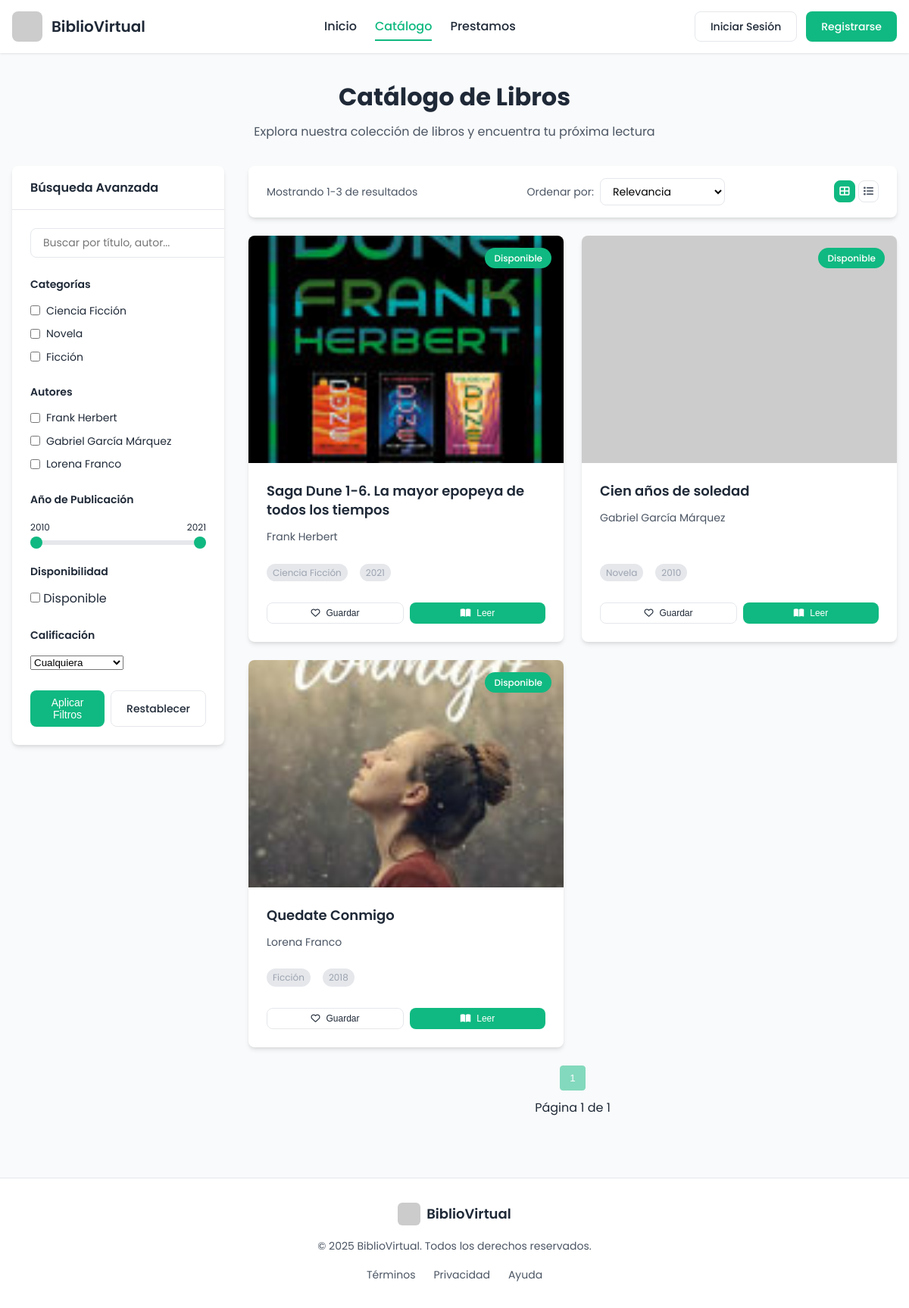
Screenshot of /libros/catalogo/ with the database file from the repository.
### libros/models.py (models this page shows, shortened)
class Genero(models.Model):
    nombre_genero = models.CharField(max_length=100)

class Libro(models.Model):
    titulo = models.CharField(max_length=200)
    autor = models.CharField(max_length=100)
    editorial = models.CharField(max_length=100)
    año_publicacion = models.PositiveIntegerField()
    ISBN = models.CharField(max_length=13, unique=True)
    disponibilidad = models.BooleanField(default=True)
    genero = models.ForeignKey(Genero, on_delete=models.CASCADE)
    existencias = models.PositiveIntegerField(default=1)
    portada = models.ImageField(upload_to='portadas/', null=True, blank=True)
    portada_url = models.URLField(blank=True, null=True)
    def portada_preview(self):
        if self.portada:
            return mark_safe(
                f'<img src="{self.portada.url}" width="120" height="160" style="object-fit: contain; border: 1px solid #ccc;" />')
        elif self.portada_url:  # <--- MUESTRA LA URL SI LA IMAGEN AÚN NO SE HA GUARDADO
            return mark_safe(
                f'<img src="{self.portada_url}" width="120" height="160" style="object-fit: contain; border: 1px solid #ccc;" />')
        return "(Sin portada)"
    portada_preview.short_description = "Vista previa"

### libros/views.py (the view)
# urls.py: path('catalogo/', views.catalogo, name='catalogo'),
def catalogo(request):
    libros = Libro.objects.all()  # Trae todos los libros
    categoria = request.GET.get('categoria')
    autor = request.GET.get('autor')
    anio = request.GET.get('anio')
    disponibilidad = request.GET.get('disponibilidad')
    calificacion = request.GET.get('calificacion')  # Futuro
    rangos = Libro.objects.aggregate(min_anyo=Min('año_publicacion'), max_anyo=Max('año_publicacion'))
    anyo_min = int(request.GET.get('anyo_min', rangos['min_anyo']))
    anyo_max = int(request.GET.get('anyo_max', rangos['max_anyo']))
    query = request.GET.get('q', '')
    if query:
        libros = libros.filter(
            Q(titulo__icontains=query) |
            Q(autor__icontains=query)
        )
    if categoria:
        libros = libros.filter(genero_id=categoria)
    if autor:
        libros = libros.filter(autor__icontains=autor)
    if anyo_min and anyo_max:
        libros = libros.filter(año_publicacion__range=(anyo_min, anyo_max))
    if disponibilidad:
        if disponibilidad == 'disponible':
            libros = libros.filter(disponibilidad=True)
        elif disponibilidad == 'no_disponible':
            libros = libros.filter(disponibilidad=False)
    paginator = Paginator(libros, 12)
    page_number = request.GET.get('page')
    page_obj = paginator.get_page(page_number)
    autores = Libro.objects.values_list('autor', flat=True).distinct()
    categorias_seleccionadas = request.GET.getlist('categoria')
    total_resultados = libros.count()
    generos = Genero.objects.all()  # Para el filtro de categorías
    return render(request, 'libros/catalogo.html', {
        'libros': page_obj,  # <--- CAMBIA 'libros' a 'page_obj'
        'page_obj': page_obj,
        'total_resultados': total_resultados,
        'generos': generos,
        'categorias_seleccionadas': categorias_seleccionadas,
        'autores': autores,
        'autores_seleccionados': request.GET.getlist('autor'),
        'anyo_min': anyo_min,
        'anyo_max': anyo_max,
        'rango_anyos': rangos,
        'query': query,
    })

### libros/templates/libros/catalogo.html (shortened to what this page needs)
{% load static %}
<!DOCTYPE html>
<html lang="es">
<head>
    <link rel="stylesheet" href="{% static 'css/catalogo.css' %}">
    <link rel="stylesheet" href="https://cdnjs.cloudflare.com/ajax/libs/font-awesome/6.4.0/css/all.min.css">
</head>
<body>
    <header class="header">
        <div class="container">
            <div class="logo">
                <img src="https://via.placeholder.com/40/10b981/FFFFFF?text=B" alt="Logo BiblioVirtual">
                <h1>BiblioVirtual</h1>
            </div>
            <nav class="main-nav">
                <ul>
                    <li><a href="{% url 'inicio' %}">Inicio</a></li>
                    <li><a href="{% url 'catalogo' %}" class="active">Catálogo</a></li>
                    <li><a href="{% url 'prestamos:prestamos' %}">Prestamos</a></li>
                </ul>
            </nav>
            <div class="auth-buttons">
            {% if request.user.is_authenticated %}
                <span class="welcome-msg">Bienvenido {{ request.user.username }}</span>
                <form method="post" action="{% url 'logout' %}">
                    {% csrf_token %}
                    <button type="submit" class="btn btn-danger">Cerrar sesión</button>
                </form>
            {% else %}
                <a href="{% url 'login' %}" class="btn btn-outline active">Iniciar Sesión</a>
                <a href="{% url 'registro' %}" class="btn btn-primary">Registrarse</a>
            {% endif %}
            </div>
        </div>
    </header>
    <main>
        <div class="catalog-container">
            <div class="container">
                <div class="catalog-header">
                    <h2>Catálogo de Libros</h2>
                    <p>Explora nuestra colección de libros y encuentra tu próxima lectura</p>
                </div>
                <div class="catalog-layout">
                    <aside class="catalog-filters">
                    <form method="get">
                        <div class="filter-header">
                            <h3>Búsqueda Avanzada</h3>
                        </div>
                        <div class="filters-body" id="filtersBody">
                            <div class="search-box">
                            <form method="get">
                                <input type="text" id="searchInput" name="q" placeholder="Buscar por título, autor..." value="{{ query }}">
                            </form>
                            </div>
                            <div class="filter-group">
                                <h4>Categorías</h4>
                                <div class="filter-options">
                                    {% for genero in generos %}
                                    <label class="filter-option">
                                        <input type="checkbox" name="categoria" value="{{ genero.id }}" {% if genero.id|stringformat:"s" in categorias_seleccionadas %}checked{% endif %}>
                                        <span>{{ genero.nombre_genero }}</span>
                                    </label>
                                    {% endfor %}
                                </div>
                            </div>
                            <div class="filter-group">
                                <h4>Autores</h4>
                                    <div class="filter-options">
                                    {% for autor in autores %}
                                        <label class="filter-option">
                                            <input type="checkbox" name="autor" value="{{ autor }}"
                                                {% if autor in autores_seleccionados %}checked{% endif %}>
                                            <span>{{ autor }}</span>
                                        </label>
                                    {% endfor %}
                                </div>
                            </div>
                            <div class="filter-group">
                                <h4>Año de Publicación</h4>
                                <div class="range-slider">
                                    <div class="range-values">
                                        <span id="yearMin">{{ anyo_min }}</span>
                                        <span id="yearMax">{{ anyo_max }}</span>
                                    </div>
                                    <div class="range-inputs">
                                        <input type="range" name="anyo_max" id="yearMaxRange"
                                            min="{{ rango_anyos.min_anyo }}" max="{{ rango_anyos.max_anyo }}" value="{{ anyo_max }}" class="range">
                                    </div>
                                </div>
                            </div>
                            <div class="filter-group">
                                <h4>Disponibilidad</h4>
                                <label><input type="checkbox" name="disponibilidad" value="disponible" {% if request.GET.disponibilidad == 'disponible' %}checked{% endif %}> Disponible</label>
                            </div>
                            <div class="filter-group">
                                <h4>Calificación</h4>
                                <select name="calificacion_min">
                                    <option value="">Cualquiera</option>
                                </select>
                            </div>
                            <div class="filter-actions">
                                <button type="submit" class="btn btn-primary">Aplicar Filtros</button>
                                <a href="{% url 'catalogo' %}" class="btn btn-outline">Restablecer</a>
                            </div>
                        </div>
                    </form>
                </aside>
                    <div class="catalog-results">
                        <div class="results-header">
                            <div class="results-count">
                                <span>Mostrando {{ page_obj.start_index }}-{{ page_obj.end_index }} de {{ paginator.count }} resultados</span>
                            </div>
                            <div class="results-sort">
                                <label for="sortBy">Ordenar por:</label>
                                <select id="sortBy">
                                    <option value="relevance">Relevancia</option>
                                </select>
                            </div>
                            <div class="view-options">
                                <button class="view-option active" data-view="grid">
                                    <i class="fas fa-th-large"></i>
                                </button>
                                <button class="view-option" data-view="list">
                                    <i class="fas fa-list"></i>
                                </button>
                            </div>
                        </div>
                        <div class="books-grid" id="booksContainer">
                        {% for libro in libros %}
                        <a href="{% url 'detalle_libro' libro.id %}" class="book-card-link" style="text-decoration: none; color: inherit;">
                            <div class="book-card">
                                <div class="book-cover">
                                    {% if libro.portada %}
                                        <img src="{{ libro.portada.url }}" alt="{{ libro.titulo }}">
                                    {% else %}
                                        <img src="https://via.placeholder.com/120x160?text=Sin+Portada" alt="Sin portada">
                                    {% endif %}
                                    <div class="book-availability {% if libro.disponibilidad %}available{% else %}borrowed{% endif %}">
                                        <span>{% if libro.disponibilidad %}Disponible{% else %}Prestado{% endif %}</span>
                                    </div>
                                </div>
                                <div class="book-info">
                                    <h3 class="book-title">{{ libro.titulo }}</h3>
                                    <p class="book-author">{{ libro.autor }}</p>
                                    <div class="book-meta">
                                        <span class="book-category">{{ libro.genero.nombre_genero }}</span>
                                        <span class="book-year">{{ libro.año_publicacion }}</span>
                                    </div>
                                    <div class="book-actions">
                                        <button class="btn btn-outline btn-sm" type="button">
                                            <i class="far fa-heart"></i>
                                            Guardar
                                        </button>
                                        <button class="btn btn-primary btn-sm" type="button">
                                            <i class="fas fa-book-open"></i>
                                            Leer
                                        </button>
                                    </div>
                                </div>
                            </div>
                        </a>
                        {% empty %}
                        <p>No hay libros disponibles en este momento.</p>
                        {% endfor %}
                        </div>
                        {% with request.GET.urlencode as query_string %}
                            {% with query_string|cut:'page='|cut:'&' as query_params %}
                            <div class="pagination">
                                <div class="page-links">
                                    {% for num in page_obj.paginator.page_range %}
                                        {% if num == page_obj.number %}
                                            <button class="pagination-btn active" disabled>{{ num }}</button>
                                        {% elif num > page_obj.number|add:'-3' and num < page_obj.number|add:'3' %}
                                            <a href="?page={{ num }}&{{ query_params }}" class="pagination-btn">{{ num }}</a>
                                        {% endif %}
                                    {% endfor %}
                                </div>
                                <div class="page-info">
                                    Página {{ page_obj.number }} de {{ page_obj.paginator.num_pages }}
                                </div>
                            </div>
                            {% endwith %}
                        {% endwith %}
                    </div>
                </div>
            </div>
        </div>
    </main>
    <footer class="footer">
        <div class="container">
            <div class="footer-content">
                <div class="footer-logo">
                    <img src="https://via.placeholder.com/40/10b981/FFFFFF?text=B" alt="Logo BiblioVirtual">
                    <h3>BiblioVirtual</h3>
                </div>
                <p>© <span id="currentYear"></span> BiblioVirtual. Todos los derechos reservados.</p>
                <div class="footer-links">
                    <a href="#">Términos</a>
                    <a href="#">Privacidad</a>
                    <a href="#">Ayuda</a>
                </div>
            </div>
        </div>
    </footer>
</body>
</html>

### rows the page displays
Genero: nombre_genero "Ciencia Ficción"
Genero: nombre_genero "Novela"
Genero: nombre_genero "Ficción"
Libro: portada (picture), disponibilidad "Disponible", titulo "Saga Dune 1-6. La mayor epopeya de todos los tiempos", autor "Frank Herbert", genero.nombre_genero "Ciencia Ficción", año_publicacion "2021"
Libro: disponibilidad "Disponible", titulo "Cien años de soledad", autor "Gabriel García Márquez", genero.nombre_genero "Novela", año_publicacion "2010"
Libro: portada (picture), disponibilidad "Disponible", titulo "Quedate Conmigo", autor "Lorena Franco", genero.nombre_genero "Ficción", año_publicacion "2018"

### other values shown
{{ autor }} "Frank Herbert" "Gabriel García Márquez" "Lorena Franco"
{{ anyo_min }} "2010"
{{ anyo_max }} "2021"
{{ page_obj.start_index }} "1"
{{ page_obj.end_index }} "3"
{{ num }} "1"
{{ page_obj.number }} "1"
{{ page_obj.paginator.num_pages }} "1"
